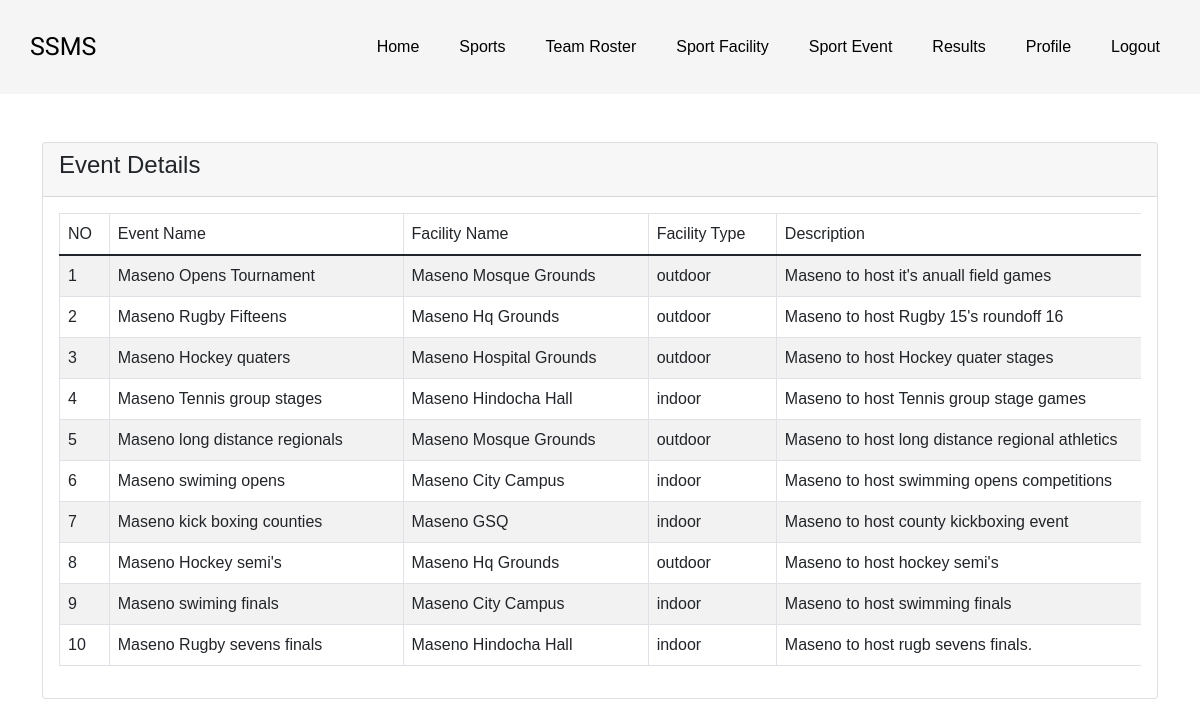
Page /student/student_event.php on the committed database.
### tables this page shows
CREATE TABLE `events` (
  `id` int(11) NOT NULL,
  `event_name` varchar(255) NOT NULL,
  `facility_name` int(11) DEFAULT NULL,
  `facility_type` enum('indoor','outdoor') NOT NULL,
  `description` text DEFAULT NULL,
  `start_date` date NOT NULL,
  `end_date` date NOT NULL,
  `event_time` time NOT NULL
);

CREATE TABLE `facilities` (
  `id` int(11) NOT NULL,
  `facility_name` varchar(255) NOT NULL,
  `facility_type` enum('indoor','outdoor','arena') NOT NULL,
  `sports_available` text DEFAULT NULL,
  `capacity` int(11) DEFAULT NULL,
  `operating_time_start` time DEFAULT NULL,
  `operating_time_end` time DEFAULT NULL
);

### student/student_event.php (the view, shortened to what this page needs)
<?php
require '../includes/dbh.inc.php';
?>
<!doctype html>
<html lang="en">
<head>
    <link href="https://cdn.jsdelivr.net/npm/bootstrap@5.1.3/dist/css/bootstrap.min.css" rel="stylesheet">
</head>
<?php include('../includes/student_header.inc.php'); ?>
<body>
<div class="container mt-5">
    <div class="row">
        <div class="col-md-12">
            <div class="card">
                <div class="card-header">
                    <h4 class="d-flex justify-content-between align-items-center">
                        <span>Event Details</span>
                    </h4>
                </div>
                <div class="card-body">
                    <div class="table-responsive">
                    <div style="overflow-x: auto; width: 1500px;">
                            <table class="table table-bordered table-striped">
                                <thead>
                                    <tr>
                                        <th>NO</th>
                                        <th>Event Name</th>
                                        <th>Facility Name</th>
                                        <th>Facility Type</th>
                                        <th>Description</th>
                                    </tr>
                                </thead>
                                <tbody>
                                    <?php
                                    $query = "SELECT e.*, f.facility_name
                                            FROM events e
                                            INNER JOIN facilities f ON e.facility_name = f.id";
                                    $query_run = $pdo->query($query);
                                    if ($query_run->rowCount() > 0) {
                                        $count = 0;
                                        foreach ($query_run as $event) {
                                            $count++;
                                    ?>
                                                <tr>
                                                    <td><?= $count; ?></td>
                                                    <td><?= $event['event_name']; ?></td>
                                                    <td><?= $event['facility_name']; ?></td>
                                                    <td><?= $event['facility_type']; ?></td>
                                                    <td><?= $event['description']; ?></td>
                                                </tr>
                                    <?php
                                        }
                                    } else {
                                        echo "<h5>No Record Found!</h5>";
                                    }
                                    ?>
                                </tbody>
                            </table>
                        </div>
                    </div>
                </div>
            </div>
        </div>
    </div>
</div>
</body>
</html>

### css/student_homepage.css (style rules this page uses)
body { margin: 0; box-sizing: border-box; font-family: Arial, sans-serif; }

### rows in the picture
events: event_name "Maseno Opens Tournament", facility_name.facility_name "Maseno Mosque Grounds", facility_type "outdoor", description "Maseno to host it's anuall field games"
events: event_name "Maseno Rugby Fifteens", facility_name.facility_name "Maseno Hq Grounds", facility_type "outdoor", description "Maseno to host Rugby 15's roundoff 16"
events: event_name "Maseno Hockey quaters", facility_name.facility_name "Maseno Hospital Grounds", facility_type "outdoor", description "Maseno to host Hockey quater stages"
events: event_name "Maseno Tennis group stages", facility_name.facility_name "Maseno Hindocha Hall", facility_type "indoor", description "Maseno to host Tennis group stage games"
events: event_name "Maseno long distance regionals", facility_name.facility_name "Maseno Mosque Grounds", facility_type "outdoor", description "Maseno to host long distance regional athletics"
events: event_name "Maseno swiming opens", facility_name.facility_name "Maseno City Campus", facility_type "indoor", description "Maseno to host swimming opens competitions"
events: event_name "Maseno kick boxing counties", facility_name.facility_name "Maseno GSQ", facility_type "indoor", description "Maseno to host county kickboxing event"
events: event_name "Maseno Hockey semi's", facility_name.facility_name "Maseno Hq Grounds", facility_type "outdoor", description "Maseno to host hockey semi's"
events: event_name "Maseno swiming finals", facility_name.facility_name "Maseno City Campus", facility_type "indoor", description "Maseno to host swimming finals"
events: event_name "Maseno Rugby sevens finals", facility_name.facility_name "Maseno Hindocha Hall", facility_type "indoor", description "Maseno to host rugb sevens finals."
